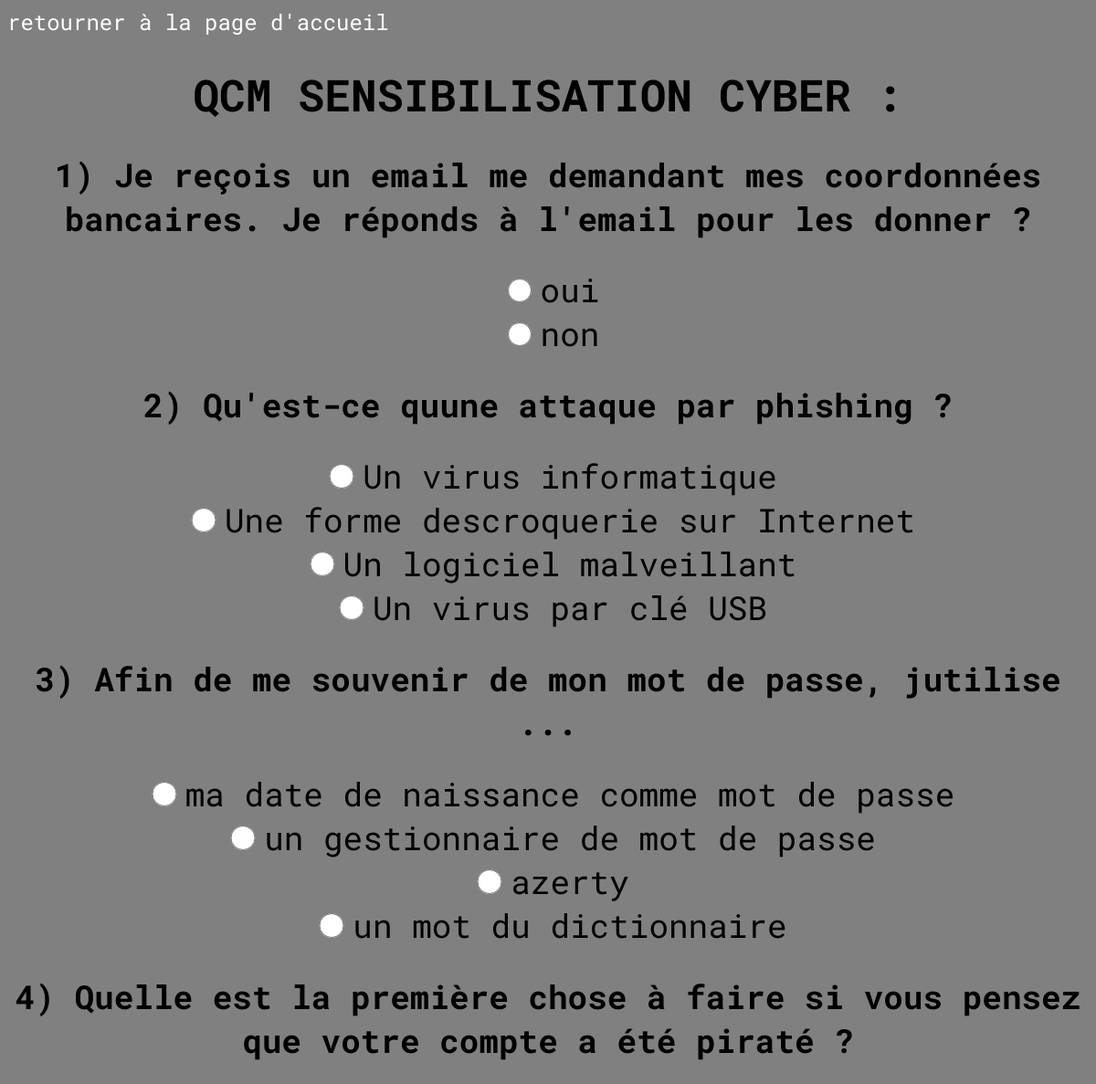
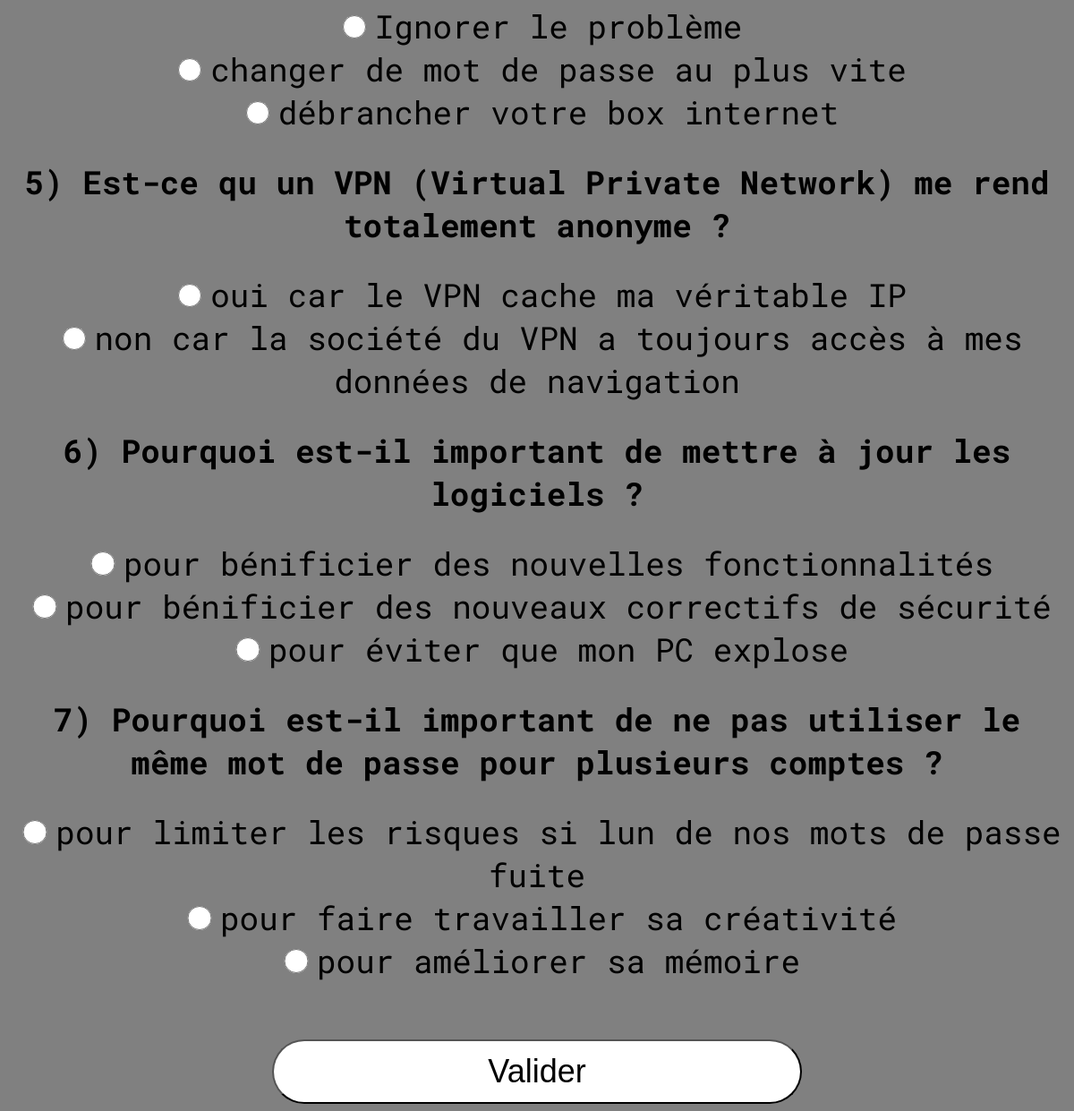
Screenshot of /quiz.php with the database file from the repository (2 pictures, top to bottom).
### tables this page shows
CREATE TABLE `QCM` (
  `id_question` int(11) NOT NULL,
  `question` text NOT NULL,
  `réponses` text NOT NULL,
  `bonne_réponse` varchar(200) NOT NULL
);

### quiz.php (the view, shortened to what this page needs)
<!DOCTYPE html>
<html lang="en">
<head>
<link rel="stylesheet" href="quiz.css">
</head>
<body>
    <a href="index.php">retourner à la page d'accueil</a>
    <h1>QCM SENSIBILISATION CYBER :</h1>
    <form method="POST" action="<?php echo $_SERVER['PHP_SELF'] ?>">
    <?php
         $pdo = connexpdo("competition");
         function afficherQuestions($pdo)
         {
             $requete = $pdo->prepare("SELECT * FROM QCM");
             $requete->execute();
             $idQuestion = 1;
             while ($result = $requete->fetch(PDO::FETCH_ASSOC))
             {
                 echo "<h2>$idQuestion) $result[question]</h2>";
                 $reponses = $result['réponses'];
                 $tab_reponses = explode(',',$reponses);
                foreach ( $tab_reponses as $r)
                {
                    echo "<div>";
                        echo "<input id='question$result[id_question]' type='radio' name='question$result[id_question]' value=\"$r\">";
                        echo "<label for='question$result[id_question]'>$r</label>";
                    echo "</div>";
                }
                $idQuestion++;
             }
             echo "<input type='submit' name='valider' value='Valider'>";
         }
         afficherQuestions($pdo);
        ?>
</form>
</body>
</html>

### quiz.css (style rules this page uses)
body { font-family: "Roboto Mono", monospace; font-optical-sizing: auto; font-size:1.5em; font-style: normal; scroll-behavior: smooth; background-color: gray; }
h1 { text-align:center; }
h2 { text-align: center; }
div { text-align: center; font-size: 1.5em; }
input[type=radio] { border: 0px; width: 3em; height: 2em; }
input[type=submit] { display: block; margin: auto; font-size: 1.5em; height: 2em; width: 50%; background-color: white; border-radius: 1em; ; }
a,a:active,a:hover { text-decoration: none; color:white; }

### rows the page displays
qcm: question "Je reçois un email me demandant mes coordonnées bancaires. Je réponds à l'email pour les donner ?", réponses "oui", réponses "non"
qcm: question "Qu'est-ce quune attaque par phishing ?", réponses "Un virus informatique", réponses "Une forme descroquerie sur Internet", réponses "Un logiciel malveillant", réponses "Un virus par clé USB"
qcm: question "Afin de me souvenir de mon mot de passe, jutilise ...", réponses "ma date de naissance comme mot de passe", réponses "un gestionnaire de mot de passe", réponses "azerty", réponses "un mot du dictionnaire"
qcm: question "Quelle est la première chose à faire si vous pensez que votre compte a été piraté ?", réponses "Ignorer le problème", réponses "changer de mot de passe au plus vite", réponses "débrancher votre box internet"
qcm: question "Est-ce qu un VPN (Virtual Private Network) me rend totalement anonyme ?", réponses "oui car le VPN cache ma véritable IP", réponses "non car la société du VPN a toujours accès à mes données de navigation"
qcm: question "Pourquoi est-il important de mettre à jour les logiciels ?", réponses "pour bénificier des nouvelles fonctionnalités", réponses "pour bénificier des nouveaux correctifs de sécurité", réponses "pour éviter que mon PC explose"
qcm: question "Pourquoi est-il important de ne pas utiliser le même mot de passe pour plusieurs comptes ?", réponses "pour limiter les risques si lun de nos mots de passe fuite", réponses "pour faire travailler sa créativité", réponses "pour améliorer sa mémoire"
